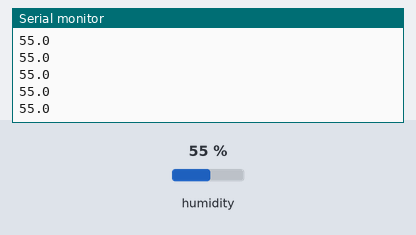
Recording of a sketch running on a simulated Arduino Uno, built with avr-gcc and run on an emulated ATmega328P. On the bench: the last lines printed to the serial monitor. The test bench sets the inputs (shaded band); at power-on: humidity 55 %.

Above: at 1.2 s.
1.3 s: humidity set to 22 %
At 1.49 s:
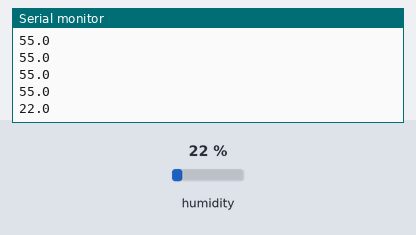
2.8 s: humidity set to 40 %
At 2.81 s:
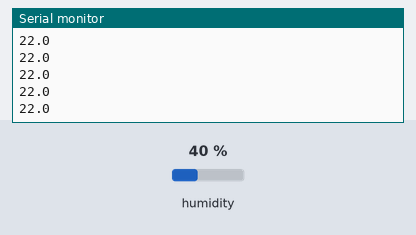
Timing chart, 0 to 5.8 s (numbered marks = the images above; inputs shaded):
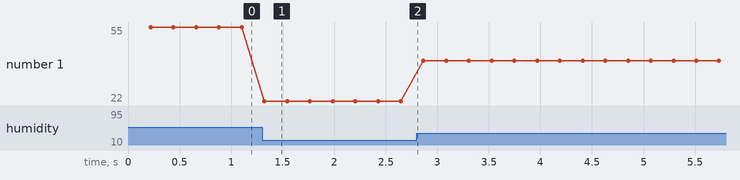

Measured:
- after the input at 1.3 s, the serial monitor: prints a new line at once (image 1)
- plotted number 1: 55 → 22 after the input at 1.3 s, 22 → 40 after the input at 2.8 s

The sketch:

humidity.ino
```cpp
#include "Adafruit_Sensor.h"
#include "Adafruit_AM2320.h"

Adafruit_AM2320 hSensor = Adafruit_AM2320();

void setup() {
  Serial.begin(9600);

  hSensor.begin();
}

void loop() {
  delay(200);
  float humidity = hSensor.readHumidity();


  Serial.println(humidity,1);
}
```
